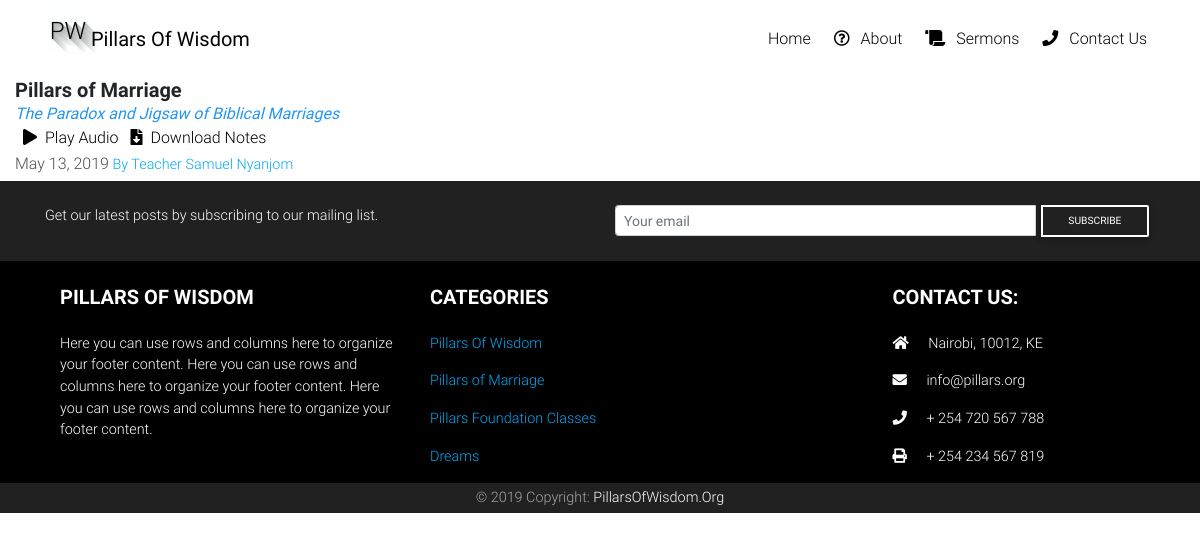
Page /sermons/ on the earlier database version.
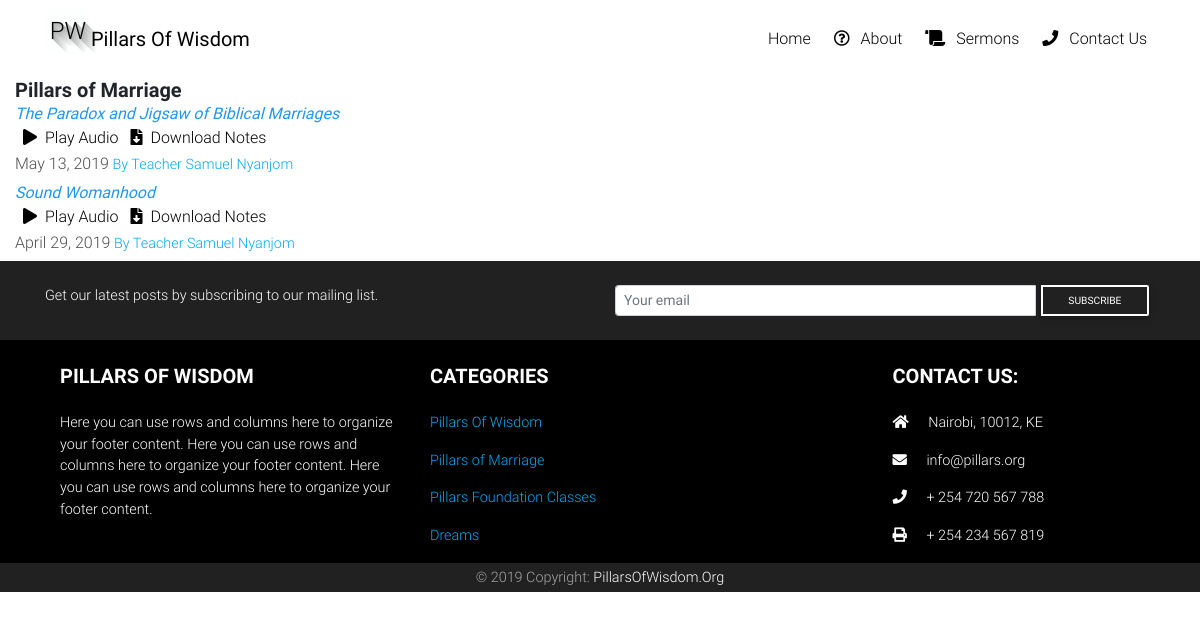
Same page on the later database version.
### sermons/models.py (models this page shows, shortened)
class Sermon(models.Model):
    title = models.CharField(max_length=50)
    date_created = models.DateField()
    recently_added = models.DateTimeField(auto_now_add=True)
    teacher = models.ForeignKey(Teacher, on_delete=models.CASCADE)
    category = models.ForeignKey(Category, on_delete=models.CASCADE)
    audi = models.FileField(upload_to='audio/', null=True)
    notes = models.FileField(upload_to='notes/', null=True)
    slug = models.SlugField(max_length=250, unique=True)

class Teacher(models.Model):
    name = models.CharField(max_length=30)
    def __str__(self):
        return self.name

### sermons/views.py (the view)
# urls.py: path('', include('sermons.urls')),
def sermons(request):
    marriage = Sermon.objects.filter(category__name="Pillars of Marriage").order_by("-date_created")
    foundation = Sermon.objects.filter(category__name="Foundation Class").order_by("-date_created")
    wisdom = Sermon.objects.filter(category__name="Pillars of Wisdom").order_by("-date_created")
    context  = {
    'marriage': marriage,
    'foundation': foundation,
    'wisdom': wisdom,
     }
    return render(request, 'sermons/sermons.html', context)

### sermons/templates/sermons/sermons.html
{% extends 'sermons/base.html'%}
{% block content %}
<div class="col-md-9">
  <div class="d-flex justify-content-between">
    <div class="col-12  pl-0 ">
      <h5 class="font-weight-bold mb-0">Pillars of Marriage</h5>
      {% for teaching in marriage %}
      <a href="#!" class="blue-text font-weight-normal font-italic">
           {{ teaching.title }}
      </a>
      <p class="mb-1">
     <a class="black-text" href="{{ teaching.audi.url }}"><i class="fas fa-play mx-2"></i>Play Audio</a>
        <a class="black-text" href="{{ teaching.notes.url }}"><i class="fas fa-file-download mx-2"></i>Download Notes</a>
      </p>
      <h6 class="dark-grey-text">{{ teaching.date_created }}<span class="font-small light-blue-text"> By {{ teaching.teacher }}</span></h6>
      {% endfor %}
    </div>
  </div>
</div>
{% endblock content %}

### sermons/templates/sermons/base.html (shortened to what this page needs)
{% load static %}
<!DOCTYPE html>
<html lang="en" dir="ltr">
  <head>
    <link rel="stylesheet" href="{% static 'sermons/main.css' %}">
    <link rel="stylesheet" href="{% static 'sermons/css/main.abe036c864a2f1cf928a.css' %}"
    <title></title>
  </head>
    <nav class="navbar navbar-expand-lg ">
      <div class="container" id="navText">
        <p
          id="icon"
          style="text-shadow: rgb(176, 179, 178) 0px 0px 0px, rgb(181, 184, 183) 1px 1px 0px, rgb(186, 189, 188) 2px 2px 0px, rgb(192, 194, 193) 3px 3px 0px, rgb(197, 199, 198) 4px 4px 0px, rgb(202, 204, 203) 5px 5px 0px, rgb(207, 209, 208) 6px 6px 0px, rgb(212, 214, 213) 7px 7px 0px, rgb(217, 219, 218) 8px 8px 0px, rgb(222, 224, 224) 9px 9px 0px, rgb(227, 230, 229) 10px 10px 0px, rgb(232, 235, 234) 11px 11px 0px, rgb(237, 240, 239) 12px 12px 0px, rgb(242, 245, 244) 13px 13px 0px, rgb(247, 250, 249) 14px 14px 0px; font-size: 24px; color: rgb(2, 3, 3); height: 46px; width: 46px; line-height: 46px; border-radius: 17%; text-align: center; background-color: rgb(252, 255, 254);"
        >
          PW
        </p>
        <a class="navbar-brand font-weight-bolder black-text" href="{% url 'home-page'%}">
          Pillars Of Wisdom
        </a>
        <div class="collapse navbar-collapse" id="basicExampleNav">
          <ul class="navbar-nav ml-auto">
            <li class="nav-item">
                <a class="nav-link" href="{% url 'home-page'%}">
                  Home</a>
              </li>
            <li class="nav-item active">
              <a class="nav-link" href="{% url 'about'%}">
                <i class="far fa-question-circle mx-1"></i>
                About
              </a>
            </li>
            <li class="nav-item">
              <a class="nav-link" href="{% url 'sermons'%}">
                <i class="fas fa-scroll mx-1"></i>
                Sermons</a>
            </li>
          <li class="nav-item">
              <a class="nav-link" href="{% url 'contact'%}">
                <i class="fas fa-phone mx-1"></i>
                Contact Us</a>
            </li>
          </ul>
        </div>
      </div>
    </nav>
  <body>
    {% block content %}
    {% endblock %}
  </body>
  <div class="page-footer font-small grey darken-4 pt-4">
    <div class="container">
      <div class="row">
        <div class=" col-md-6 mb-2 white-text">
          <p>Get our latest posts by subscribing to our mailing list.</p>
        </div>
     <div class=" col-md-6 mb-4">
          <form class="input-group">
            <input type="text" class="form-control form-control-sm" placeholder="Your email" aria-label="Your email" aria-describedby="basic-addon2" />
            <div class="input-group-append">
              <button class="btn btn-sm btn-outline-white my-0" type="button">Subscribe</button>
            </div>
          </form>
        </div>
      </div>
  </div>
 </div>
  <div>
    <footer class="page-footer font-small black pt-4">
      <div class="container">
        <div class="container-fluid text-center text-md-left">
          <div class="row">
            <div class="col-md-4 mt-md-0 mt-3">
              <h5 class="font-weight-bold text-uppercase mb-4">Pillars Of Wisdom</h5>
              <p>
                Here you can use rows and columns here to organize your footer content. Here you can use rows and columns here to organize your footer content. Here you can use
                rows and columns here to organize your footer content.
              </p>
            </div>
            <div class="col-md-5 mt-md-0 mt-3">
              <h5 class="font-weight-bold text-uppercase mb-4">Categories</h5>
              <p>
                <a class="light-blue-text" href="/wisdom">Pillars Of Wisdom</a>
              </p>
              <p>
                <a class="light-blue-text" href="/marriage">Pillars of Marriage</a>
              </p>
              <p>
                <a class="light-blue-text" href="/foundations">Pillars Foundation Classes</a>
              </p>
              <p>
                <a class="light-blue-text" href="/dreams">Dreams</a>
              </p>
            </div>
            <div class="col-md-3 mt-md-0 mt-3">
              <h5 class="font-weight-bold text-uppercase mb-4">Contact Us:</h5>
              <p><i class="fas fa-home mr-3"></i> Nairobi, 10012, KE</p>
              <p><i class="fas fa-envelope mr-3"></i> info@pillars.org</p>
              <p><i class="fas fa-phone mr-3"></i> + 254 720 567 788</p>
              <p><i class="fas fa-print mr-3"></i> + 254 234 567 819</p>
            </div>
          </div>
        </div>
      </div>
      <div class="footer-copyright text-center py-1 grey darken-4">
        © 2019 Copyright:
        <a href="https://mdbootstrap.com/education/bootstrap/"> PillarsOfWisdom.Org</a>
      </div>
    </footer>
  </div>
</html>

Differences in the rows shown:
added Sermon: title "Sound Womanhood", date_created "April 29, 2019", teacher "Teacher Samuel Nyanjom"
